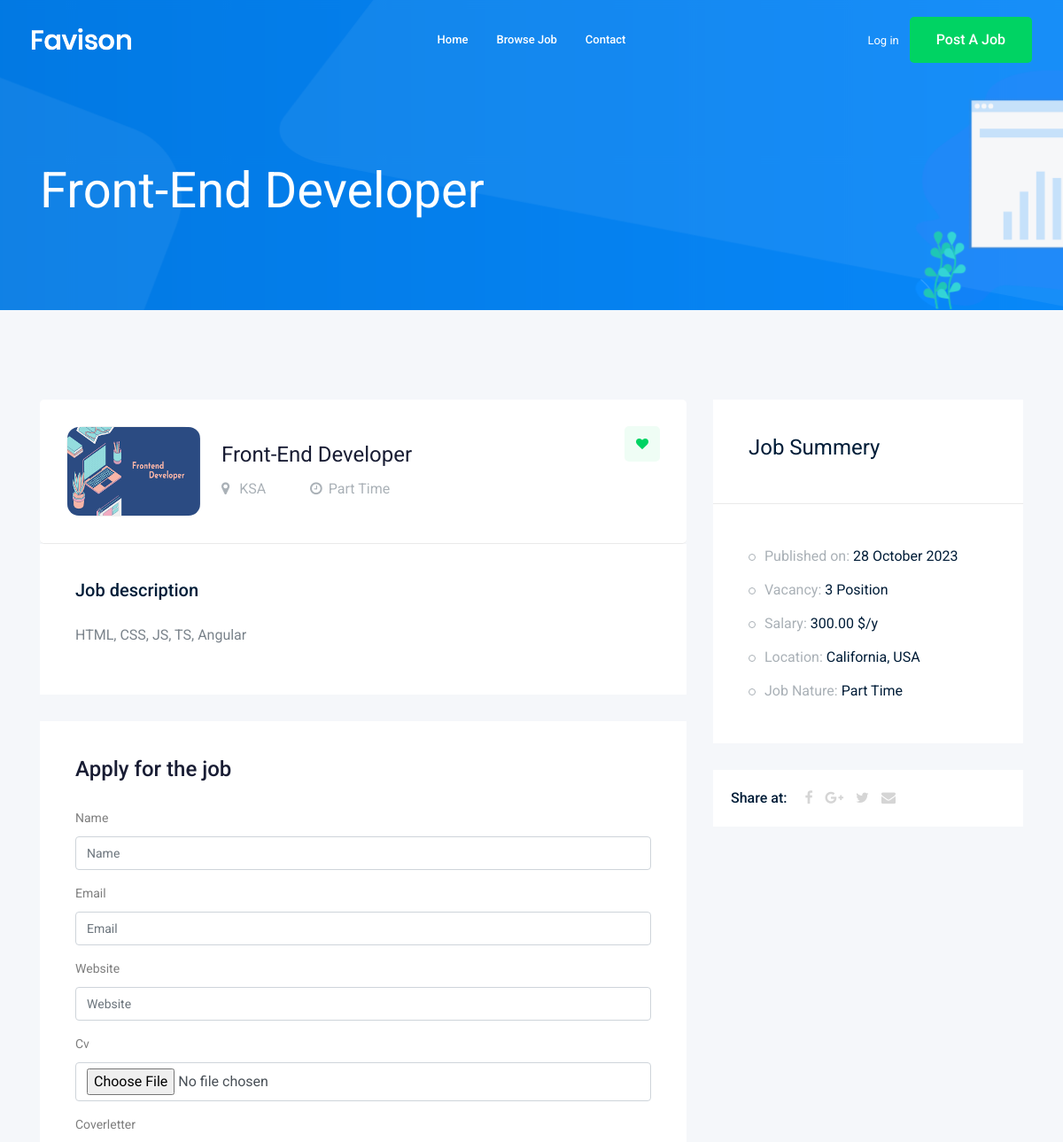
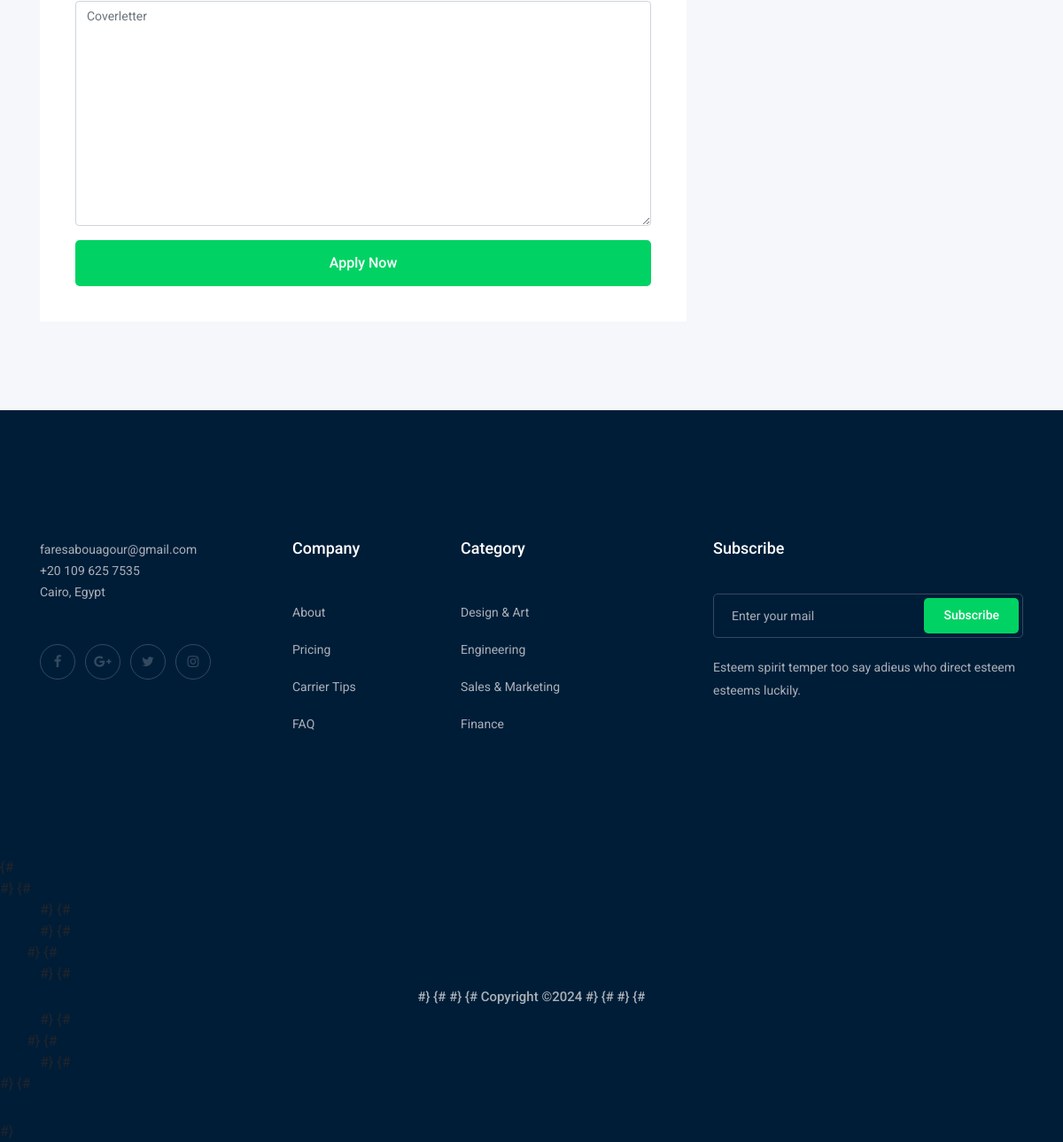
Screenshot of /front-end-developer with the database file from the repository (2 pictures, top to bottom).
### job/models.py (models this page shows, shortened)
class Job(models.Model):  # table
    owner = models.ForeignKey(User, related_name='owner_job',on_delete=models.CASCADE)
    title = models.CharField(max_length=104)  # column
    jop_type = models.CharField(max_length=104, choices=JOP_TYPE)
    description = models.TextField(max_length=1000)
    Published_at = models.DateTimeField(auto_now=True)
    vacancy = models.IntegerField(default=1)
    experience = models.IntegerField(default=0)
    salary = models.DecimalField(max_digits=6, decimal_places=2, default=100.00)
    category = models.ForeignKey('Category', on_delete=models.CASCADE)
    image = models.ImageField(upload_to=img_upload)
    slug = models.SlugField(unique=True,blank=True, null=True)
    location = models.ForeignKey('Location', on_delete=models.CASCADE)
    def __str__(self):
        return self.title

class Location(models.Model):
    name = models.CharField(max_length=50)
    def __str__(self):
        return self.name

### job/views.py (the view)
# urls.py: path('<str:slug>',views.job_details,name = 'job_details'),
def job_details(request, slug):
    job_details = Job.objects.get(slug=slug)
    if request.method == 'POST':
        form = ApplyForm(request.POST, request.FILES)
        if form.is_valid():
            form1 = form.save(commit=False)
            form1.job = job_details
            form1.save()
    else:
        form = ApplyForm()
    context = {'job': job_details, "form": form}
    return render(request, "job/job_details.html", context)

### job/forms.py
class ApplyForm(forms.ModelForm):
    class Meta:
        model = Apply
        fields = ['name', 'email', 'website', 'cv', 'coverletter']

### job/templates/job/job_details.html (shortened to what this page needs)
{% extends 'base.html' %}
{% load bootstrap4 %}
{% block body %}
    <div class="bradcam_area bradcam_bg_1">
        <div class="container">
            <div class="row">
                <div class="col-xl-12">
                    <div class="bradcam_text">
                        <h3>{{ job }}</h3>
                    </div>
                </div>
            </div>
        </div>
    </div>
    <div class="job_details_area">
        <div class="container">
            <div class="row">
                <div class="col-lg-8">
                    <div class="job_details_header">
                        <div class="single_jobs white-bg d-flex justify-content-between">
                            <div class="jobs_left d-flex align-items-center">
                                <div class="thumb" style="float: left;
                                width: 150px;
                                height: 102px;
                                border-radius: 20px;
                                padding: 0;
                                background: #F5F7FA;
                                margin-right: 25px;
                                border: 1px solid #F0F0F0;">
                                    <img src="{{ job.image.url }}" alt="" style="vertical-align: middle;
                                    border-style: none; width: 150px;height: 100px;border-radius: 13px;">
                                </div>
                                <div class="jobs_conetent">
                                    <a href="#"><h4>{{ job }}</h4></a>
                                    <div class="links_locat d-flex align-items-center">
                                        <div class="location">
                                            <p><i class="fa fa-map-marker"></i> {{ job.location }}  </p>
                                        </div>
                                        <div class="location">
                                            <p><i class="fa fa-clock-o"></i>{{ job.jop_type }}</p>
                                        </div>
                                    </div>
                                </div>
                            </div>
                            <div class="jobs_right">
                                <div class="apply_now">
                                    <a class="heart_mark" href="#"> <i class="fa fa-heart"></i> </a>
                                </div>
                            </div>
                        </div>
                    </div>
                    <div class="descript_wrap white-bg">
                        <div class="single_wrap">
                            <h4>Job description</h4>
                            <p>{{ job.description }}</p>
                        </div>
                    </div>
                    <div class="apply_job_form white-bg">
                        <h4>Apply for the job</h4>
                        <form method="POST" enctype="multipart/form-data">
                            {% bootstrap_form form %}
                            {% buttons %}
                                <button class="boxed-btn3 w-100" type="submit">Apply Now</button>
                            {% endbuttons %}
                        </form>
                    </div>
                </div>
                <div class="col-lg-4">
                    <div class="job_sumary">
                        <div class="summery_header">
                            <h3>Job Summery</h3>
                        </div>
                        <div class="job_content">
                            <ul>
                                <li>Published on: <span>{{ job.Published_at|date:'d F Y' }}</span></li>
                                <li>Vacancy: <span>{{ job.vacancy }} Position</span></li>
                                <li>Salary: <span>{{ job.salary }} $/y</span></li>
                                <li>Location: <span>California, USA</span></li>
                                <li>Job Nature: <span> {{ job.jop_type }}</span></li>
                            </ul>
                        </div>
                    </div>
                    <div class="share_wrap d-flex">
                        <span>Share at:</span>
                        <ul>
                            <li><a href="#"> <i class="fa fa-facebook"></i></a></li>
                            <li><a href="#"> <i class="fa fa-google-plus"></i></a></li>
                            <li><a href="#"> <i class="fa fa-twitter"></i></a></li>
                            <li><a href="#"> <i class="fa fa-envelope"></i></a></li>
                        </ul>
                    </div>
                    <div class="job_location_wrap">
                        <div class="job_lok_inner">
                            <div id="map" style="height: 200px;"></div>
                        </div>
                    </div>
                </div>
            </div>
        </div>
    </div>
{% endblock body %}

### templates/base.html (style rules this page uses)
a:link { color: dodgerblue; text-decoration: none; }
.form-group { display: flex; flex-direction: column; gap: 2px; }

### rows the page displays
Job: title "Front-End Developer", image (picture), location "KSA", jop_type "Part Time", description "HTML, CSS, JS, TS, Angular", Published_at "28 October 2023", vacancy "3", salary "300.00"
